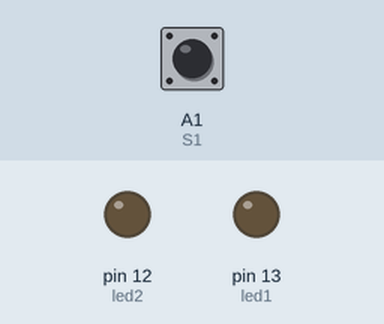
Bench run of a sketch on a simulated Arduino Uno, built with avr-gcc and run on an emulated ATmega328P. On the bench: output pins drawn as LEDs (lit = HIGH). The inputs (shaded band) are chosen by the test bench; at power-on: A1 (S1) LOW.

Above: at 1.2 s.
1.3 s: A1 (S1) driven HIGH
At 1.8 s:
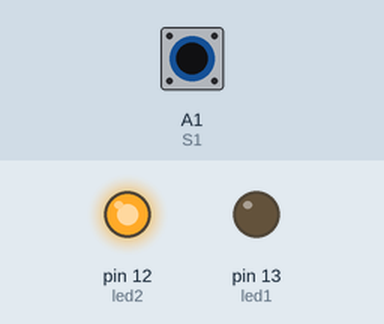
At 2.8 s:
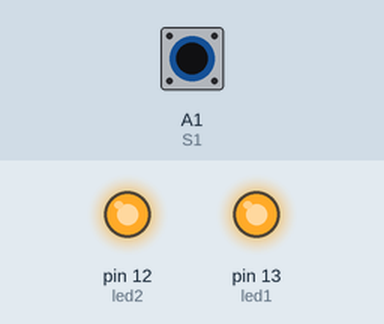
4.3 s: A1 (S1) pulsed LOW 5 times (0.12 s each, 0.3 s apart)
At 7.0 s:
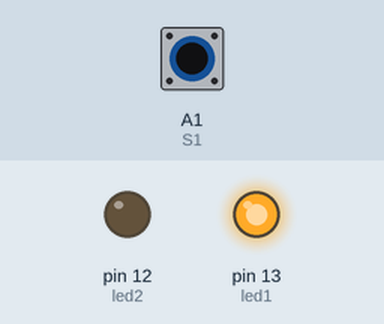
Timing chart, 0 to 14.8 s (numbered marks = the images above; inputs shaded):
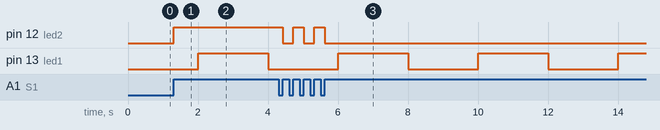

Measured:
- after the input at 1.3 s, pin 12 (led2): LOW → HIGH at once
- after the input at 4.3 s, pin 12 (led2): alternates HIGH for 0.30 s and LOW for 0.30 s, 5 changes in all, then stays LOW, starting after 0.12 s
- by itself, pin 13 (led1): alternates HIGH for 2.0 s and LOW for 2.0 s

The sketch:

lab2_zad4.ino
```cpp
//Należy napisać program, który będzie zmieniał stan LED na przeciwny za każdym razem,
//gdy przycisk zostanie puszczony. Dodatkowo drugi LED ma migać co 2s. Wykorzystać EXTI
//i przerwania timera.


#include <TimerOne.h>
#include <PinChangeInterrupt.h>

int led1 = 13;
int led2 = 12;

int S1 = A1;

void setup() {
	pinMode(led1, OUTPUT);
	pinMode(led2, OUTPUT);
	pinMode(S1, INPUT);
	Timer1.initialize(2000000);
	Timer1.attachInterrupt(miganie);
	attachPCINT(digitalPinToPCINT(S1), on_led, RISING);
}

void miganie()
{
	digitalWrite(led1, !digitalRead(led1));
}

void on_led()
{
	digitalWrite(led2, !digitalRead(led2));
}

void loop() {


}
```
